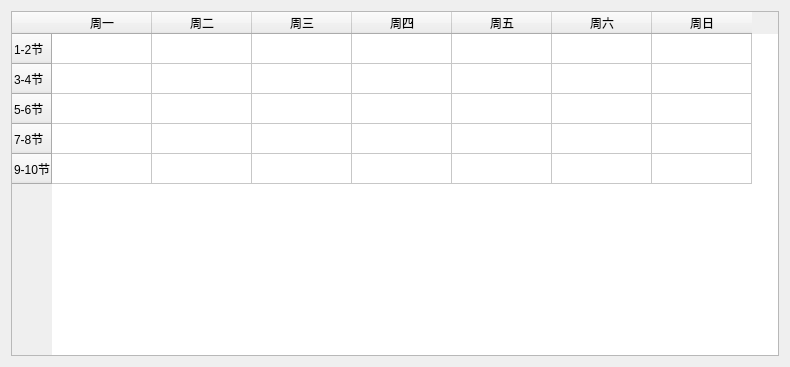
<?xml version="1.0" encoding="UTF-8"?>
<ui version="4.0">
 <class>t_gen_page</class>
 <widget class="QWidget" name="t_gen_page">
  <property name="geometry">
   <rect>
    <x>0</x>
    <y>0</y>
    <width>790</width>
    <height>367</height>
   </rect>
  </property>
  <property name="windowTitle">
   <string>Form</string>
  </property>
  <layout class="QVBoxLayout" name="verticalLayout">
   <item>
    <widget class="QTableWidget" name="tableWidget">
     <row>
      <property name="text">
       <string>1-2节</string>
      </property>
     </row>
     <row>
      <property name="text">
       <string>3-4节</string>
      </property>
     </row>
     <row>
      <property name="text">
       <string>5-6节</string>
      </property>
     </row>
     <row>
      <property name="text">
       <string>7-8节</string>
      </property>
     </row>
     <row>
      <property name="text">
       <string>9-10节</string>
      </property>
     </row>
     <column>
      <property name="text">
       <string>周一</string>
      </property>
     </column>
     <column>
      <property name="text">
       <string>周二</string>
      </property>
     </column>
     <column>
      <property name="text">
       <string>周三</string>
      </property>
     </column>
     <column>
      <property name="text">
       <string>周四</string>
      </property>
     </column>
     <column>
      <property name="text">
       <string>周五</string>
      </property>
     </column>
     <column>
      <property name="text">
       <string>周六</string>
      </property>
     </column>
     <column>
      <property name="text">
       <string>周日</string>
      </property>
     </column>
     <item row="0" column="0">
      <property name="text">
       <string/>
      </property>
     </item>
    </widget>
   </item>
  </layout>
 </widget>
 <resources/>
 <connections/>
</ui>
